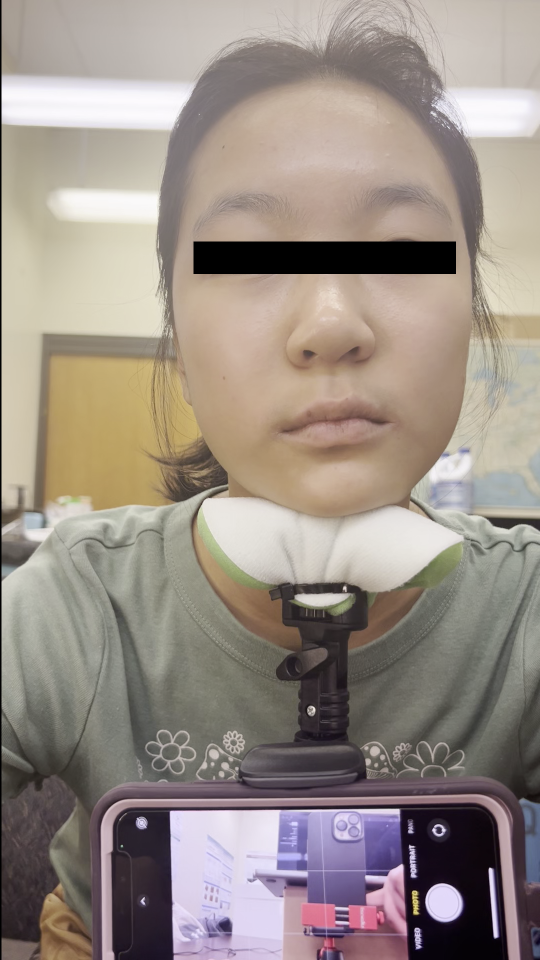
#> input picture Sample/EyeBlacked/001.png, 1080 x 1920 px, found by its file name (shown at 1/2 size); its folder holds 4 pictures in this run
$ jupyter execute ColorTransform.ipynb
#> lines starting #> are read from the running program, lines starting #| are printed output that depends on the picture
[cell 1]
import cv2
import numpy as np
import os


def image_stats(image):
    # Compute the mean and standard deviation of each channel
    (l, a, b) = cv2.split(image)
    (lMean, lStd) = (l.mean(), l.std())
    (aMean, aStd) = (a.mean(), a.std())
    (bMean, bStd) = (b.mean(), b.std())

    return (lMean, lStd, aMean, aStd, bMean, bStd)

def color_transfer(source, target):
    source = cv2.cvtColor(source, cv2.COLOR_BGR2LAB).astype("float32")
    target = cv2.cvtColor(target, cv2.COLOR_BGR2LAB).astype("float32")

    height, width, _ = source.shape

#[(299, 717), (700, 1152)]
    (lMeanSrc, lStdSrc, aMeanSrc, aStdSrc, bMeanSrc, bStdSrc) = image_stats(source[717:1152, 299:700])
    (lMeanTar, lStdTar, aMeanTar, aStdTar, bMeanTar, bStdTar) = image_stats(target[717:1152, 299:700])

    (l, a, b) = cv2.split(source)
    l -= lMeanSrc
    a -= aMeanSrc
    b -= bMeanSrc

    l = (lStdTar / lStdSrc) * l
    a = (aStdTar / aStdSrc) * a
    b = (bStdTar / bStdSrc) * b

    l += lMeanTar
    a += aMeanTar
    b += bMeanTar

    l = np.clip(l, 0, 255)
    a = np.clip(a, 0, 255)
    b = np.clip(b, 0, 255)

    transfer = cv2.merge([l, a, b])
    transfer = cv2.cvtColor(transfer.astype("uint8"), cv2.COLOR_LAB2BGR)

    return transfer

# Get a list of all image file names in the folder
mainDir = r"C:\Users\ahj28\Desktop\Python\Controls\1\Happy"
inDir= mainDir + "\EyeBlacked"
#outDir = r"C:\Users\ahj28\Desktop\Python\SampleOutput430sec\ColorOutput"
outDir = mainDir+"\ColorOutput"

if not os.path.exists(outDir):
    os.makedirs(outDir)


image_files = [f for f in os.listdir(inDir) if f.endswith('.png')]

# Sort the image files and get the first image as the reference
image_files.sort()
imageA = cv2.imread(os.path.join(inDir, image_files[0]))
#> imageA is the input picture: shape (1920, 1080, 3); mean B, G, R 134.5, 142.7, 153.5

#copy imageA(refence) to outDir
cv2.imwrite(os.path.join(outDir, image_files[0]),imageA)


# Perform color transfer for all other images
for image_file in image_files[1:]:
    imageB = cv2.imread(os.path.join(inDir, image_file))
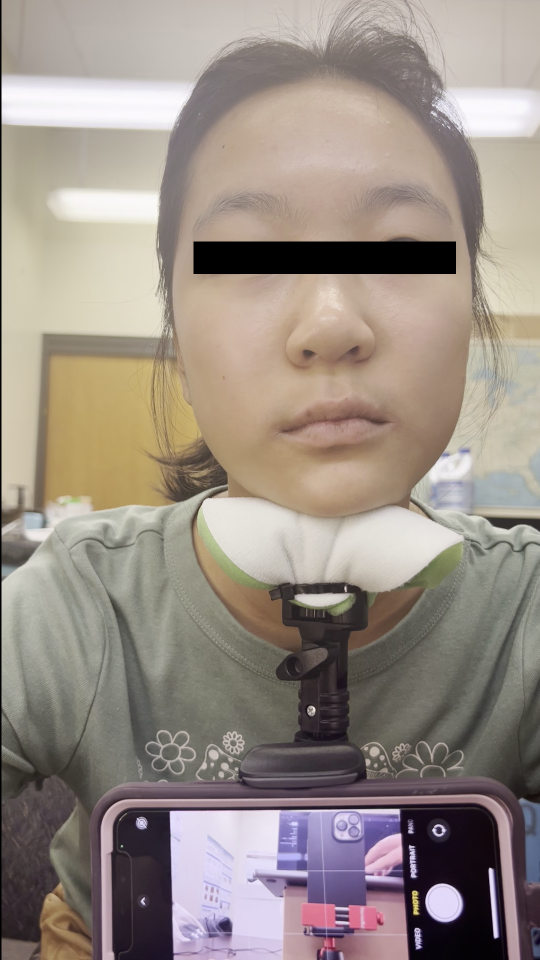
#> input picture Sample/EyeBlacked/002.png, 1080 x 1920 px, found by its file name (shown at 1/2 size)
#> imageB is the input picture: shape (1920, 1080, 3); mean B, G, R 133.6, 142, 153
    transfer = color_transfer(imageB, imageA)
#> in color_transfer, `source = cv2.cvtColor(source, cv2.COLOR_BGR2LAB).astype("float32")`:
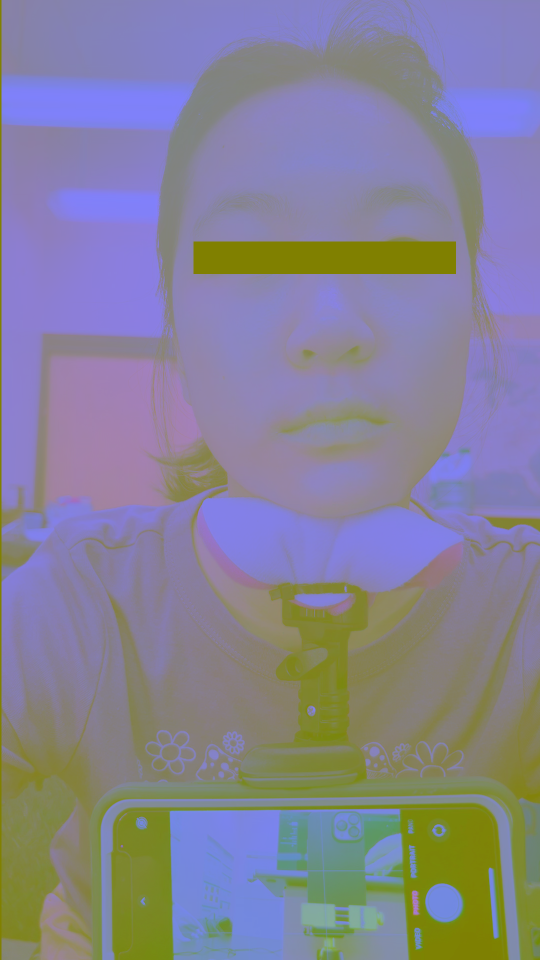
#> source: shape (1920, 1080, 3) float32 (shown at 1/2 size); mean of channels 0, 1, 2 150.2, 130.9, 133.1; drawn as B, G, R
#> in image_stats, `(l, a, b) = cv2.split(image)`:
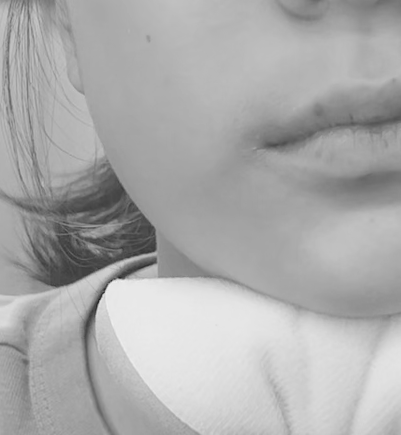
#> l: shape (435, 401) float32; min 31, max 239, mean 171.5
#> in image_stats, `(l, a, b) = cv2.split(image)`:
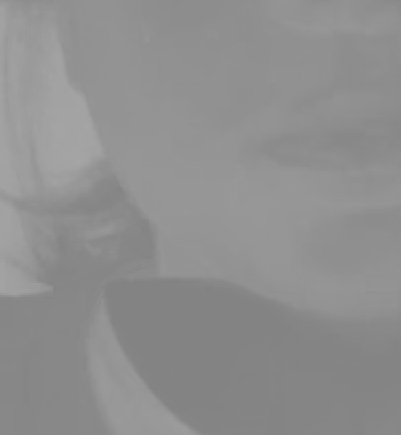
#> b: shape (435, 401) float32; min 129, max 165, mean 142.9
#> in image_stats, `(l, a, b) = cv2.split(image)`:
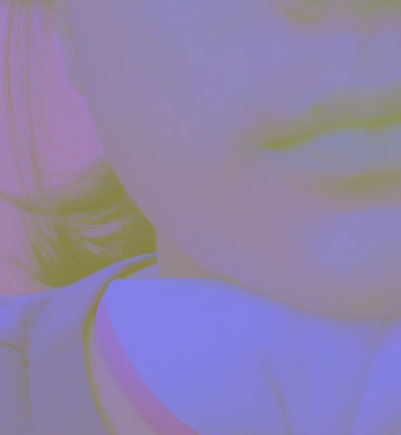
#> image: shape (435, 401, 3) float32; mean of channels 0, 1, 2 171.5, 131.2, 143; drawn as B, G, R
#> in image_stats, `(lMean, lStd) = (l.mean(), l.std())`: lMean = 171.5; lStd = 32.8
#> in image_stats, `(aMean, aStd) = (a.mean(), a.std())`: aMean = 131.3; aStd = 4.05
#> in image_stats, `(bMean, bStd) = (b.mean(), b.std())`: bMean = 142.9; bStd = 8.02
#> in color_transfer, `(lMeanSrc, lStdSrc, aMeanSrc, aStdSrc, bMeanSrc, bStdSrc) = image_stat..`: lMeanSrc = 171.5; lStdSrc = 32.8; aMeanSrc = 131.3; aStdSrc = 4.05; bMeanSrc = 142.9; bStdSrc = 8.02
#> in color_transfer, `(lMeanTar, lStdTar, aMeanTar, aStdTar, bMeanTar, bStdTar) = image_stat..`: lMeanTar = 172.1; lStdTar = 33.35; aMeanTar = 131.3; aStdTar = 4.04; bMeanTar = 142.7; bStdTar = 8.06
#> in color_transfer, `(l, a, b) = cv2.split(source)`:
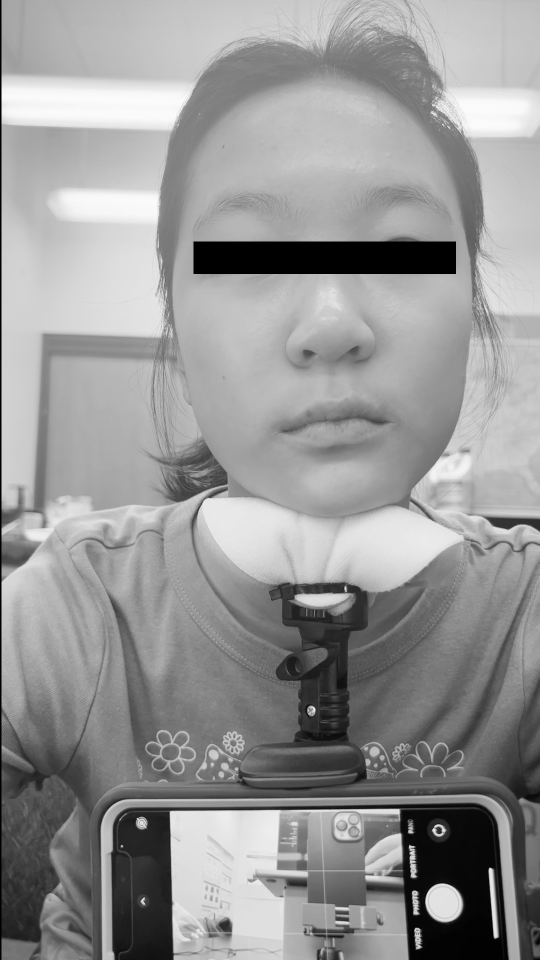
#> l: shape (1920, 1080) float32 (shown at 1/2 size); min 0, max 254, mean 150.5
#> in color_transfer, `(l, a, b) = cv2.split(source)`:
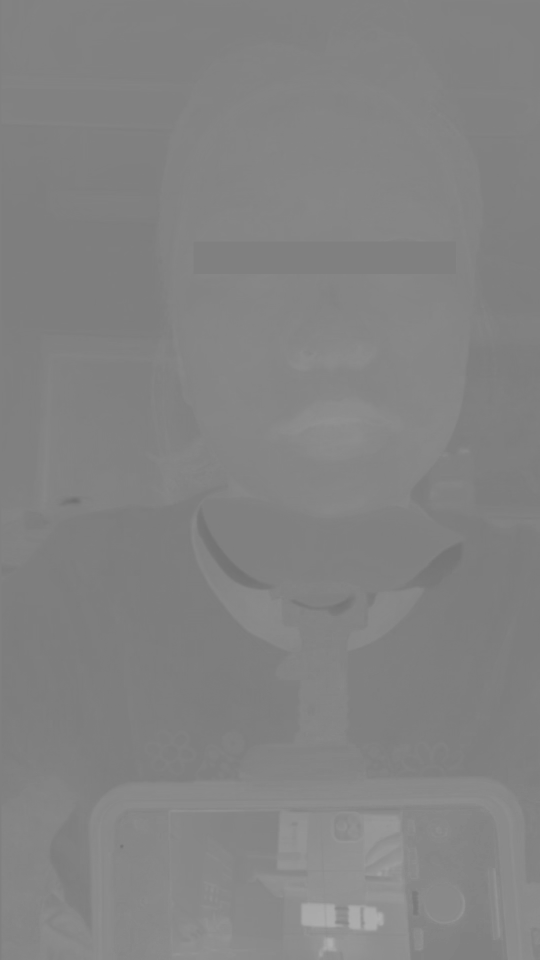
#> a: shape (1920, 1080) float32 (shown at 1/2 size); min 110, max 175, mean 130.9
#> in color_transfer, `(l, a, b) = cv2.split(source)`:
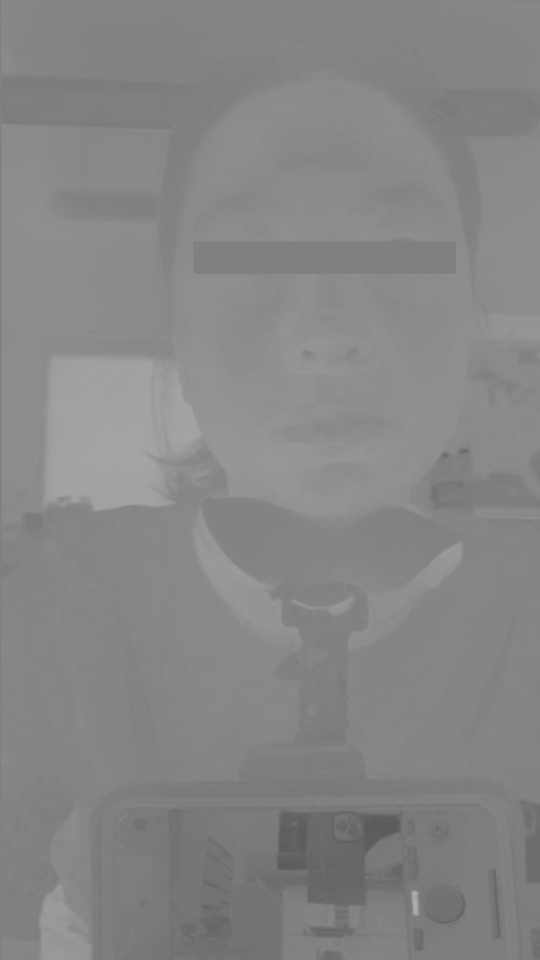
#> b: shape (1920, 1080) float32 (shown at 1/2 size); min 89, max 176, mean 133.9
#> in color_transfer, `a -= aMeanSrc`:
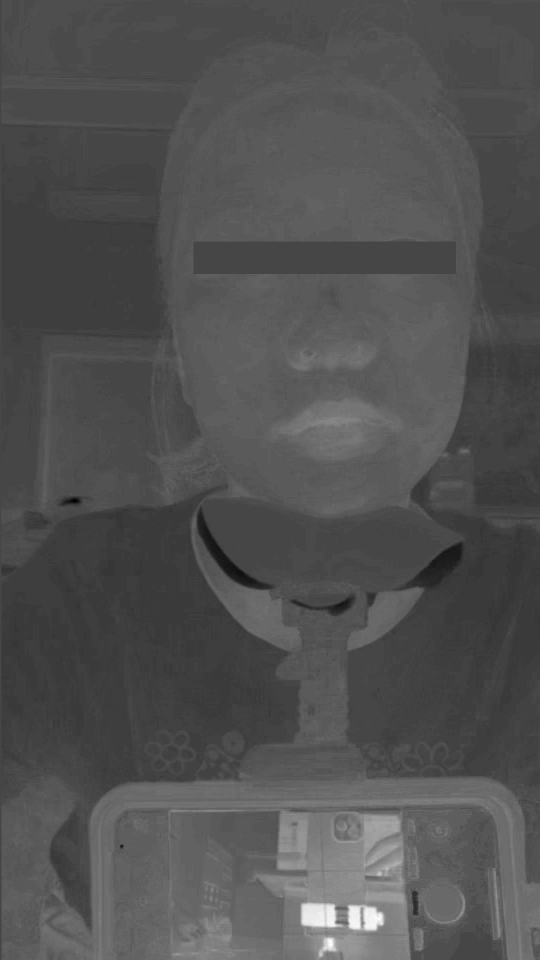
#> a: shape (1920, 1080) float32 (shown at 1/2 size); min -21.32, max 43.68, mean -0.5; drawn with min black and max white
#> in color_transfer, `b -= bMeanSrc`:
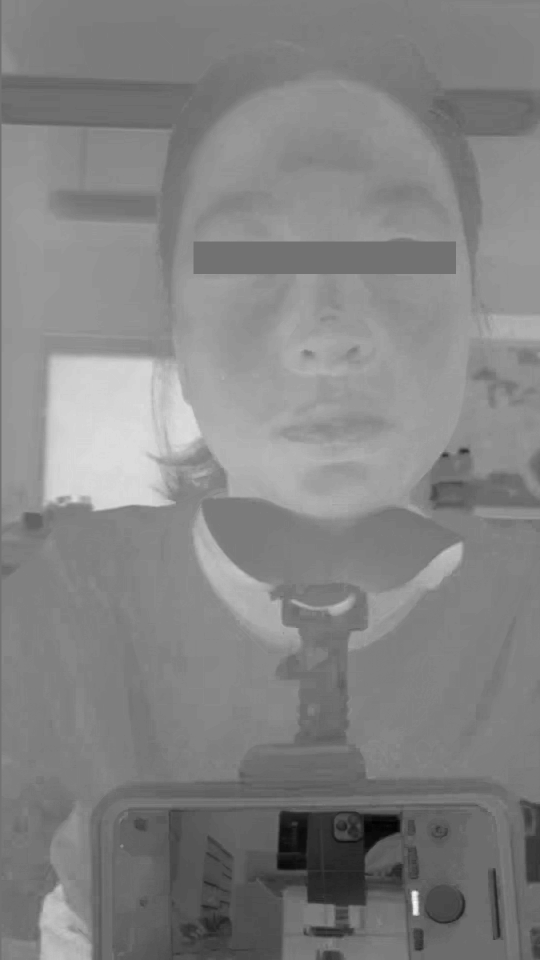
#> b: shape (1920, 1080) float32 (shown at 1/2 size); min -53.89, max 33.11, mean -9; drawn with min black and max white

    # Save the adjusted image using cv2.imwrite
    cv2.imwrite(os.path.join(outDir, image_file), transfer)
#> pass 2 of the loop `for image_file in image_files[1:]:`:
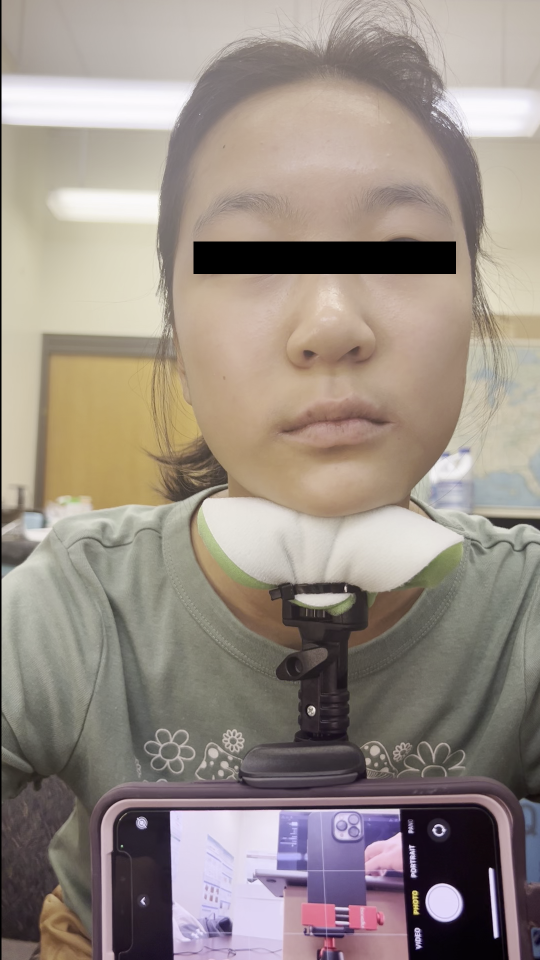
#> input picture Sample/EyeBlacked/003.png, 1080 x 1920 px, found by its file name (shown at 1/2 size)
#> imageB is the input picture: shape (1920, 1080, 3); mean B, G, R 133.8, 142.2, 153.1
#> in image_stats (call 3), `(l, a, b) = cv2.split(image)`:
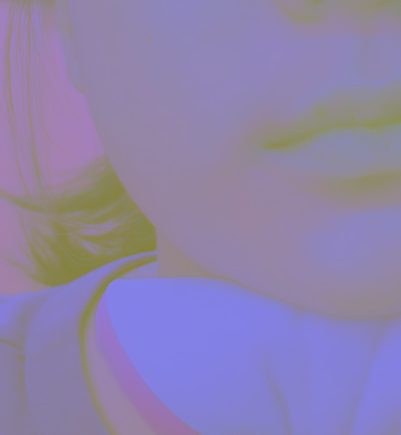
#> image: shape (435, 401, 3) float32; mean of channels 0, 1, 2 171.6, 131.2, 142.9; drawn as B, G, R
#> lMean = 171.6; lStd = 32.76
#> aStd = 4.02
#> bMean = 142.9; bStd = 8.02
#> lMeanSrc = 171.6; lStdSrc = 32.76; aStdSrc = 4.02
#> in color_transfer (call 2), `b -= bMeanSrc`:
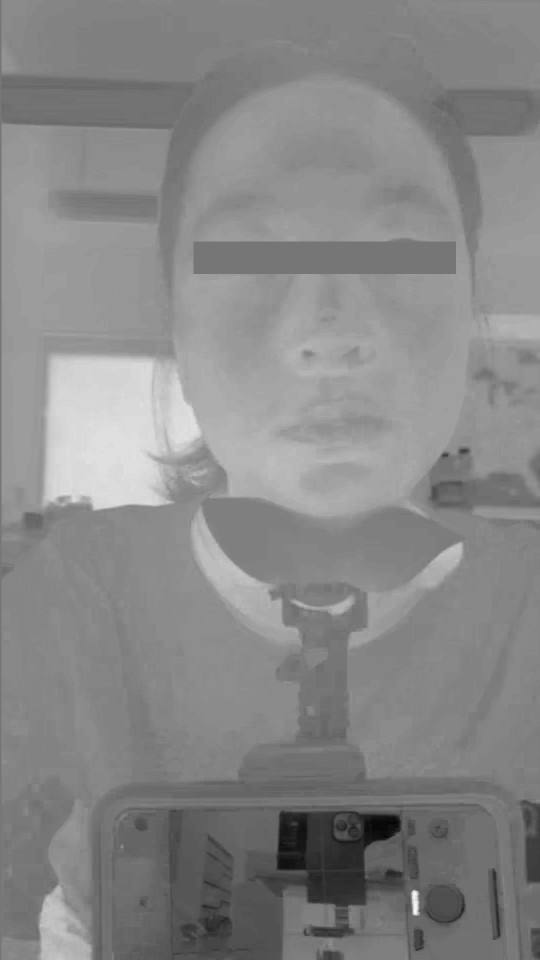
#> b: shape (1920, 1080) float32 (shown at 1/2 size); min -55.87, max 32.13, mean -9; drawn with min black and max white
